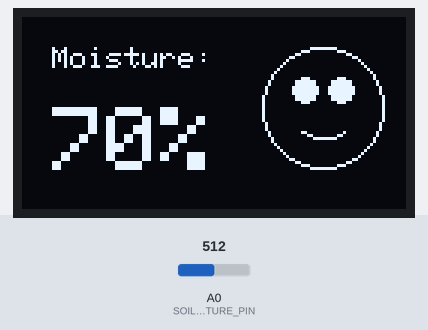
A sketch run on a simulated Arduino Uno, built with avr-gcc and run on an emulated ATmega328P. Shown: 128×64 one-colour display. The test bench sets the inputs (shaded band); at power-on: A0 (SOIL_MOISTURE_PIN) = 512.

Above: at 3.2 s.
3.3 s: A0 (SOIL_MOISTURE_PIN) set to 524
At 4.6 s:
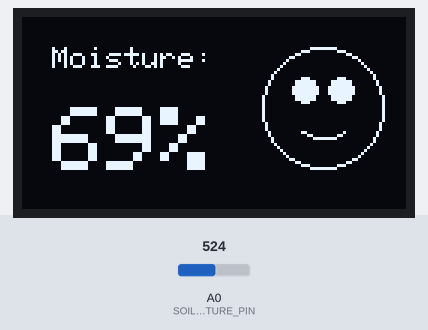
6.0 s: A0 (SOIL_MOISTURE_PIN) set to 716
At 7.3 s:
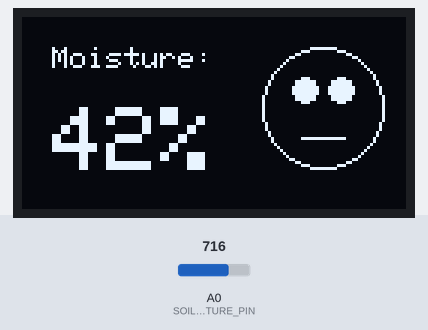
8.7 s: A0 (SOIL_MOISTURE_PIN) set to 900
At 11.4 s:
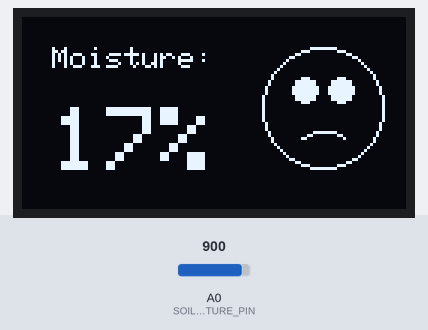
Timing chart, 0 to 12.9 s (numbered marks = the images above; inputs shaded):
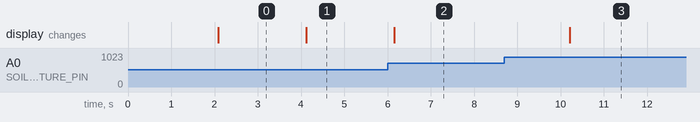

Measured:
- the behaviour switches between 516 and 517 on A0 (SOIL_MOISTURE_PIN) (found by bisection; images 0 and 1)
- after the input at 3.3 s, the display: changes after 0.82 s (image 1)
- after the input at 6.0 s, the display: changes after 0.15 s (image 2)
- after the input at 8.7 s, the display: changes after 1.5 s (image 3)

The sketch:

Arduino_Soil_moisture_level.ino
```cpp
#include <Wire.h>
#include <Adafruit_GFX.h>
#include <Adafruit_SSD1306.h>

#define SCREEN_WIDTH 128
#define SCREEN_HEIGHT 64
#define OLED_RESET    -1
Adafruit_SSD1306 display(SCREEN_WIDTH, SCREEN_HEIGHT, &Wire, OLED_RESET);

#define SOIL_MOISTURE_PIN A0

void drawFace(int x, int y, int mood) {
  // Bigger circular face
  display.drawCircle(x, y, 20, SSD1306_WHITE); // Face outline
  display.fillCircle(x - 6, y - 6, 4, SSD1306_WHITE); // Left eye
  display.fillCircle(x + 6, y - 6, 4, SSD1306_WHITE); // Right eye

  if (mood == 1) { // 😊 Happy (Moisture > 60%)
    display.drawLine(x - 7, y + 8, x - 3, y + 10, SSD1306_WHITE);
    display.drawLine(x - 3, y + 10, x + 3, y + 10, SSD1306_WHITE);
    display.drawLine(x + 3, y + 10, x + 7, y + 8, SSD1306_WHITE);
  } else if (mood == 0) { // 😐 Neutral (30-60%)
    display.drawLine(x - 7, y + 10, x + 7, y + 10, SSD1306_WHITE);
  } else { // ☹️ Sad (Moisture < 30%)
    display.drawLine(x - 7, y + 10, x - 3, y + 8, SSD1306_WHITE);
    display.drawLine(x - 3, y + 8, x + 3, y + 8, SSD1306_WHITE);
    display.drawLine(x + 3, y + 8, x + 7, y + 10, SSD1306_WHITE);
  }
}

void setup() {
  pinMode(SOIL_MOISTURE_PIN, INPUT);

  if (!display.begin(SSD1306_SWITCHCAPVCC, 0x3C)) {
    for (;;); // Stop if OLED fails to initialize
  }

  display.clearDisplay();
  display.setTextSize(1);
  display.setTextColor(SSD1306_WHITE);
  display.setCursor(5, 10);
  display.print("KitKraft Soil Sensor");
  display.display();
  delay(2000);
}

void loop() {
  int moistureValue = analogRead(SOIL_MOISTURE_PIN);
  int percentage = map(moistureValue, 1023, 300, 0, 100);

  display.clearDisplay();

  // Display moisture level
  display.setTextSize(1);
  display.setCursor(10, 10);
  display.print("Moisture:");

  display.setTextSize(3);  // % value
  display.setCursor(10, 30);
  display.print(percentage);
  display.print("%");

  // Display face based on moisture level
  if (percentage > 60) {
    drawFace(100, 30, 1); // Happy 😊
  } else if (percentage >= 30) {
    drawFace(100, 30, 0); // Neutral 😐
  } else {
    drawFace(100, 30, -1); // Sad ☹️
  }

  display.display();
  delay(2000);
}
```
